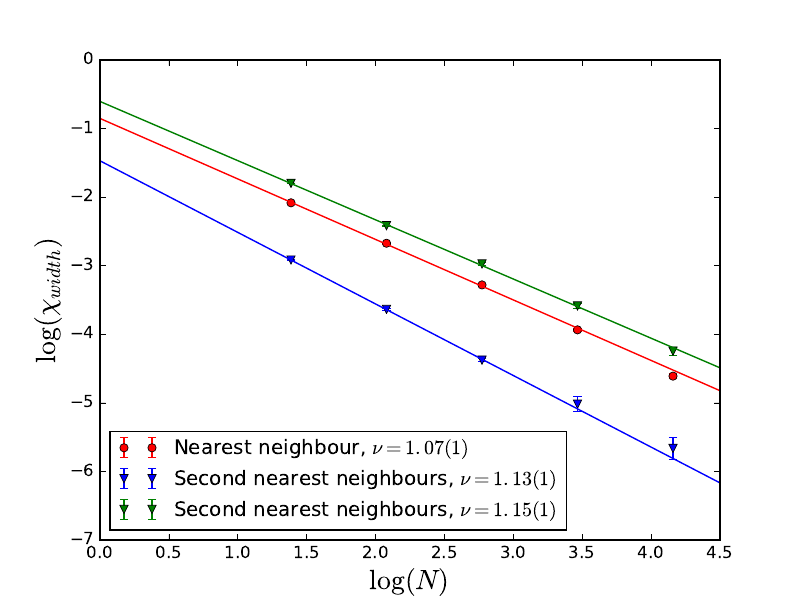

Write Python code to recreate this figure.
from matplotlib.backends.backend_pdf import PdfPages
import pickle
import matplotlib.pyplot as plt
import numpy as np


lattice_sizes = np.log([4, 8, 16, 32, 64])

_, suscept_width = zip(*[(1.38629, -2.08265), (2.07944, -2.67233), (2.77259, -3.27995), \
(3.46574, -3.93529), (4.15888, -4.61026)])
suscept_width_error = [0.00638844, 0.00908367, 0.0125105, 0.0230348, 0.0362842]

_, suscept_width_sec = zip(*[(1.38629, -2.91692), (2.07944, -3.63746), (2.77259, -4.37724), \
(3.46574, -5.01932), (4.15888, -5.66418)])
suscept_width_sec_error = [0.0090573, 0.0159581, 0.0221338, 0.10985, 0.156286]

_, suscept_width_third = zip(*[[1.38629, -1.79854], [2.07944, -2.41531], [2.77259, -2.97436], \
[3.46574, -3.58679], [4.15888, -4.2454]])
suscept_width_third_error = [0.00694696, 0.0111932, 0.0172279, 0.0348539, 0.0605722]


x = np.arange(0, 4.5, 0.01);
suscept_width_expr = -0.882289*x - 0.852213
suscept_width_sec_expr = -1.04379*x -1.47014
suscept_width_third_expr = -0.604359 - 0.863273*x


with PdfPages('plot_width.pdf') as pdf:
    fig = plt.figure()
    ax = fig.add_subplot(111)
    ax.set_xlabel('$\\log(N)$', fontsize=20)
    ax.set_ylabel('$\\log(\\chi_{width})$', fontsize=20)

    axes = plt.gca()

    axes.set_color_cycle(['red', 'blue', 'green'])
    # axes.set_xlim([0.5, 4.5])
    # axes.set_ylim([-1, 5.5])

    plt.errorbar(lattice_sizes, suscept_width, yerr=suscept_width_error, fmt='o', label='Nearest neighbour, $\\nu = 1.07(1)$')
    plt.errorbar(lattice_sizes, suscept_width_sec, yerr=suscept_width_sec_error, fmt='v', label='Second nearest neighbours, $\\nu = 1.13(1)$')
    plt.errorbar(lattice_sizes, suscept_width_third, yerr=suscept_width_third_error, fmt='v', label='Second nearest neighbours, $\\nu = 1.15(1)$')
    plt.plot(x, suscept_width_expr)
    plt.plot(x, suscept_width_sec_expr)
    plt.plot(x, suscept_width_third_expr)

    plt.legend(loc='lower left')
    pdf.savefig()
